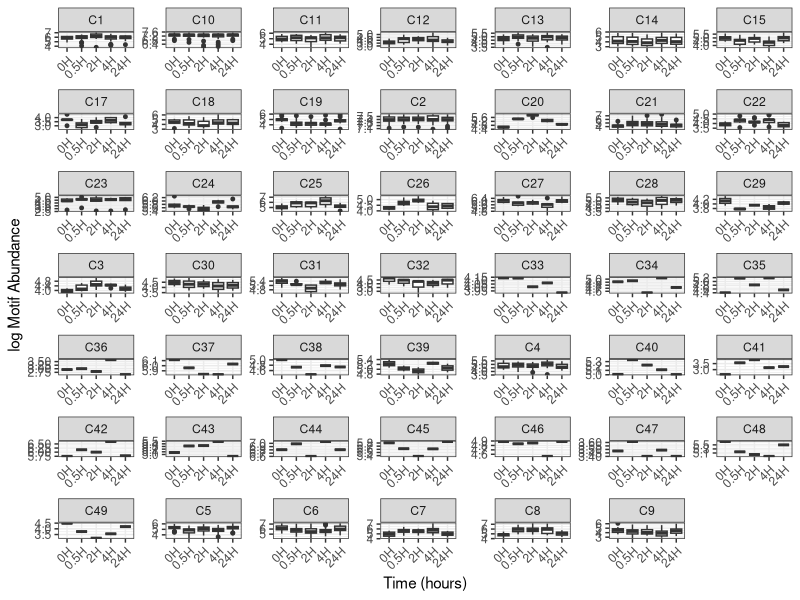

Write the R code that produced this figure.
library(tidyverse)
library(ggplot2)
library(gridExtra)
library(gplots)
library(viridis)

data_raw <- read_tsv("Fig4BC_data.txt")
######################################################################

theme_set(theme_bw())
theme_update(axis.text.x = element_text(angle = 45, hjust = 1))

data_box <- pivot_longer(data_raw, -Cluster)
data_box$name <- factor(data_box$name, levels = c("0H", "0.5H", "2H", "4H", "24H"))

ggplot(data_box, aes(x = name, y = log(value), group = name))+
  geom_boxplot(outlier.size = 1)+
  facet_wrap(~Cluster, scales = "free")+
  labs(y = "log Motif Abundance", x = "Time (hours)")
